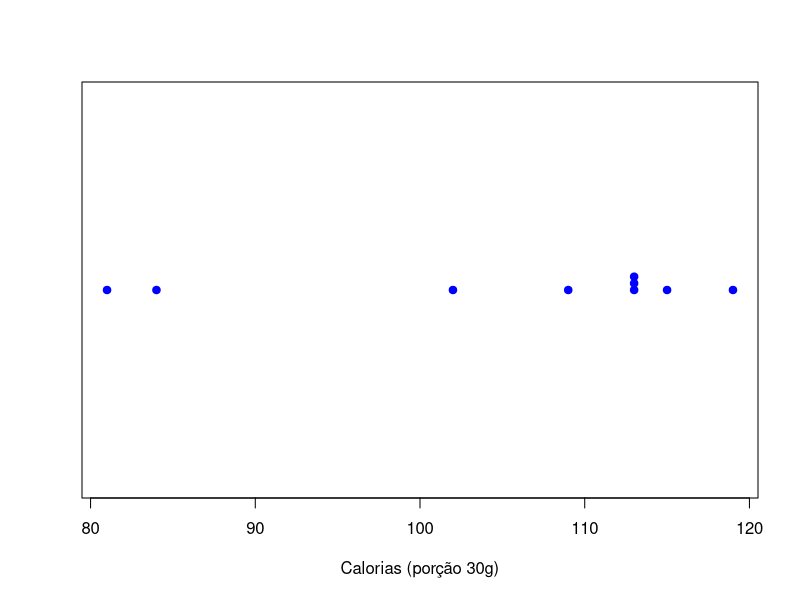
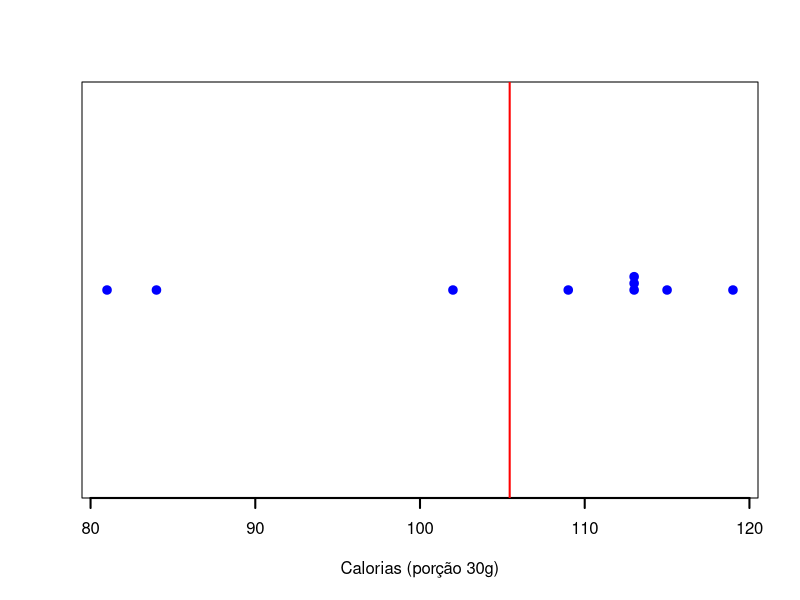
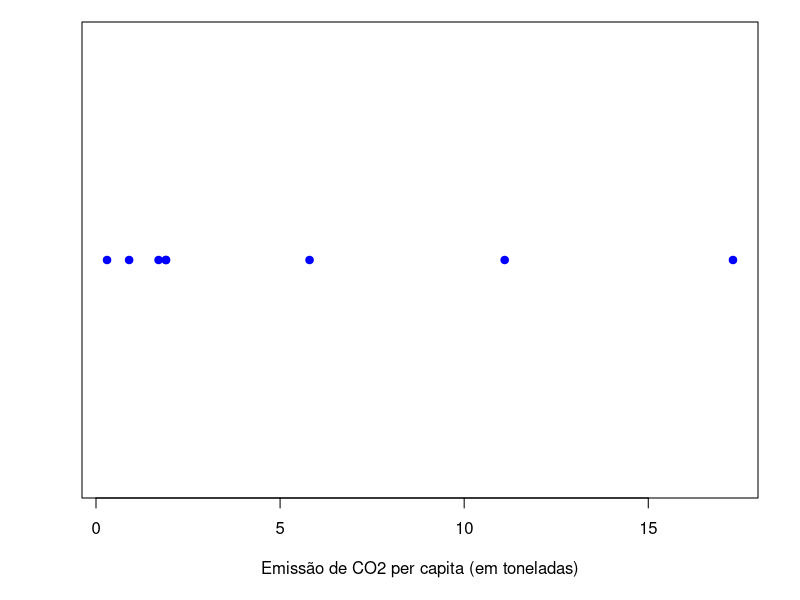
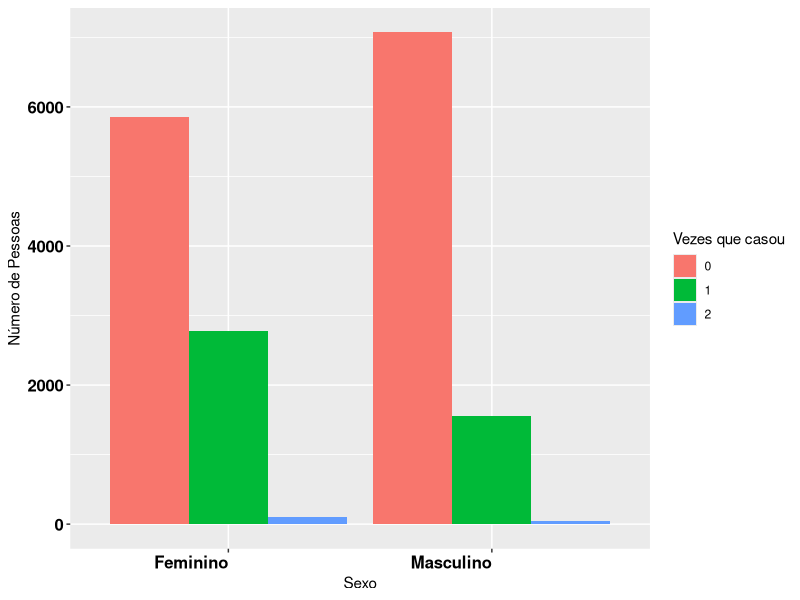
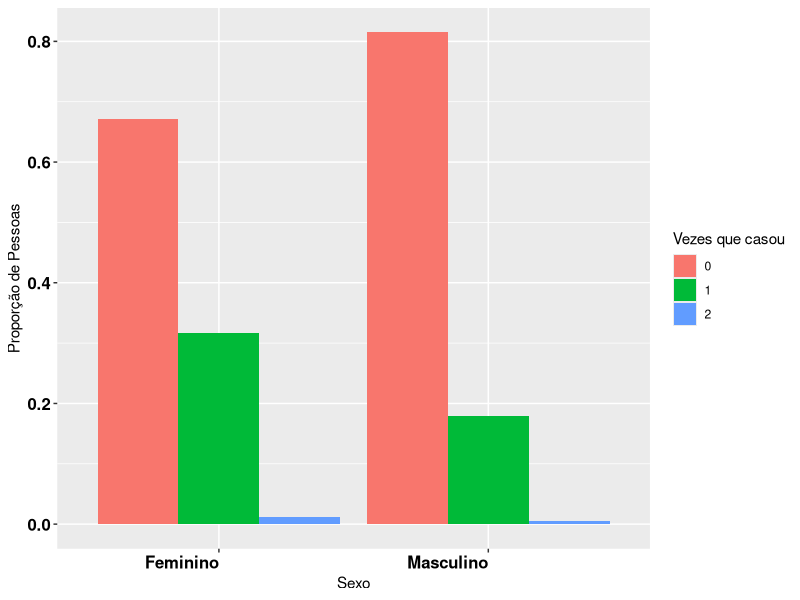
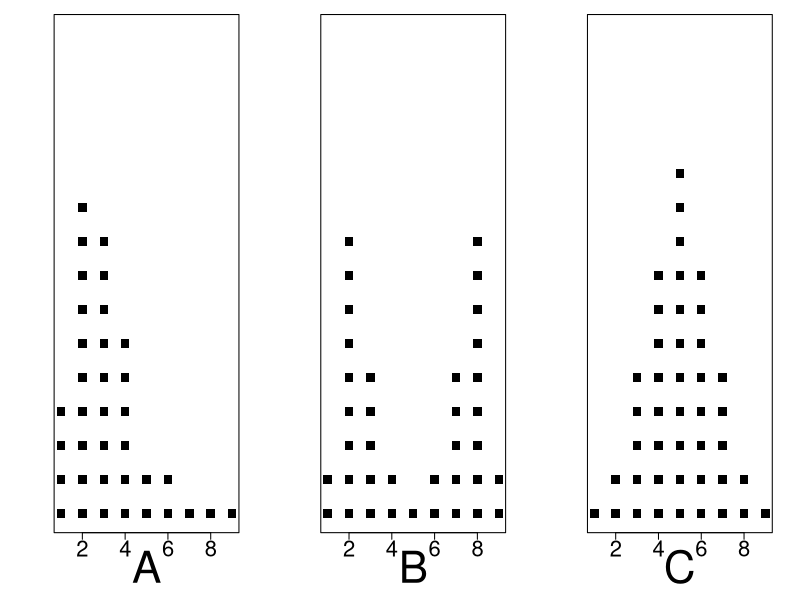
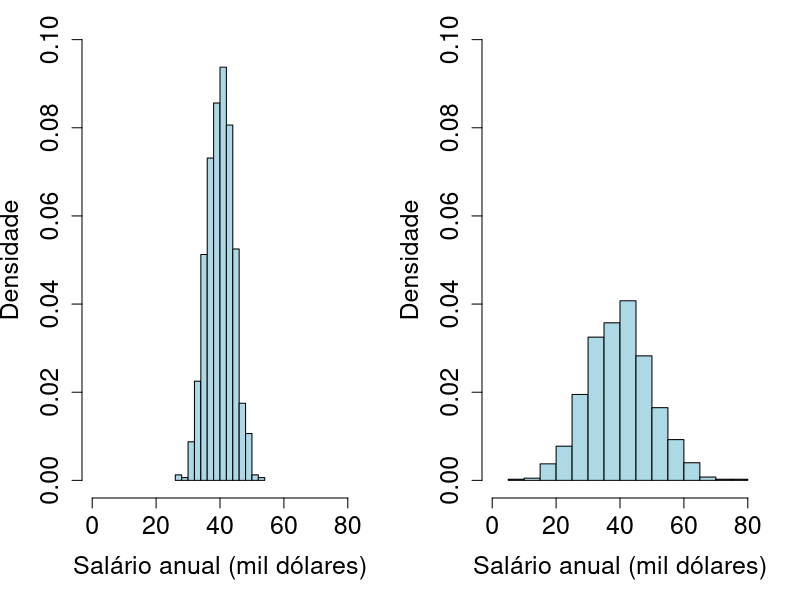
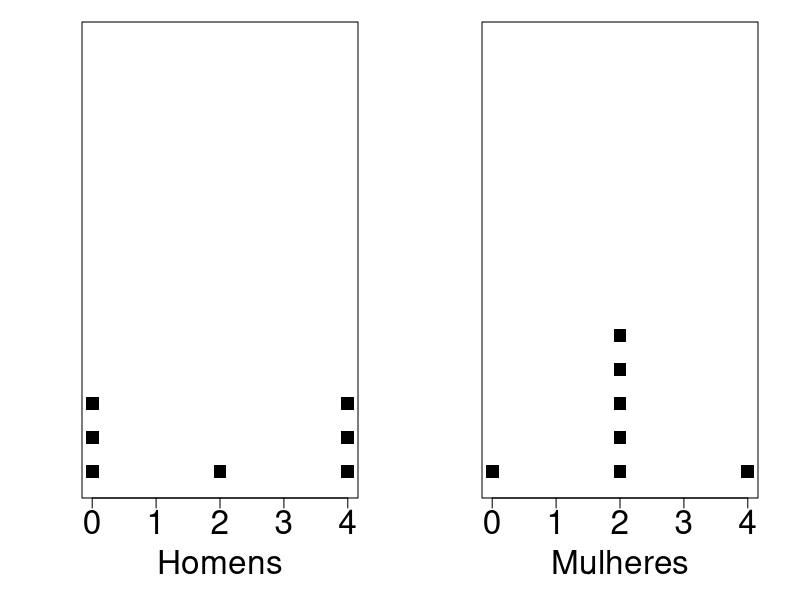

These figures' R source, in order:
## ---- chunk 1
# library(printr)
# 30 gramas
cereais <- data.frame(Cereal=c("Sucrilhos","All Bran","Nesfit","Nescau","Snow","Crunch","Moça","Fibra Mais","Froot Loops"),Calorias=c(109,81,102,115,113,119,113,84,113),Carboidratos=c(26,13.5,21,23,25,23,25,15,25))
cereais
## ---- chunk 2
stripchart(cereais$Calorias, xlab="Calorias (porção 30g)", method="stack", col="blue", pch=19)
media <- mean(cereais$Calorias)
## ---- chunk 3
stripchart(cereais$Calorias,xlab="Calorias (porção 30g)", method="stack", col="blue", 
lwd=2, pch=19)
media <- mean(cereais$Calorias)
abline(v=media, col="red", lwd=2)
## ---- chunk 4
cereais$Calorias
## ---- chunk 5
sort(cereais$Calorias)
## ---- chunk 6
cereais$Calorias
## ---- chunk 7
table(cereais$Calorias)
## ---- chunk 8
par(mar=c(5.1,4.1,1.1,2.1))
co2 <- c(5.8,1.7,17.3,1.9,1.9,11.1,0.9,0.3)
stripchart(co2, xlab="Emissão de CO2 per capita (em toneladas)", col="blue", pch=19)
## ---- chunk 9
sort(co2)
## ---- chunk 10
co2 <- c(5.8,1.7,1.9,1.9,11.1,0.9,0.3)
co2
## ---- chunk 11
sort(co2)
## ---- chunk 12
casamento <- data.frame(Sexo=rep(c("Feminino","Masculino"),times=c(8739,8678)),Vezes=rep(c(0,1,2,0,1,2),times=c(5861,2773,105,7074,1561,43)))
casamento$Vezes <- as.factor(casamento$Vezes)

library(ggplot2)

g<-ggplot(casamento,aes(x = Sexo,fill=Vezes)) + 
  geom_bar(position=position_dodge(),aes(y = ..count..)) + 
  ylab("Número de Pessoas")+
  scale_x_discrete("Sexo") +
  scale_fill_discrete(name ="Vezes que casou")+theme(axis.text.x = element_text(face="bold", hjust = 1,size=12,color="black"),axis.text.y = element_text(face="bold", hjust = 1,size=12,color="black"))
print(g)
## ---- chunk 13
#g<-ggplot(casamento,aes(x = Sexo,fill=Vezes)) + 
#  geom_bar(position="fill") + 
#  ylab("Proporção de Pessoas")+
#  scale_x_discrete("Sexo") +
#  scale_fill_discrete(name ="Vezes que casou")+theme(axis.text.x = element_text(face="bold", hjust = 1,size=12,color="black"),axis.text.y = element_text(face="bold", hjust = 1,size=12,color="black"))
#print(g)

casamento1 <- as.data.frame(prop.table(table(casamento$Sexo,casamento$Vezes),1))
colnames(casamento1) <- c("Sexo","Vezes","Prop")
g<-ggplot(casamento1,aes(x = Sexo,y=Prop,fill=Vezes)) + 
  geom_bar(stat="identity",position='dodge') + 
  ylab("Proporção de Pessoas")+
  scale_x_discrete("Sexo") +
  scale_fill_discrete(name ="Vezes que casou")+theme(axis.text.x = element_text(face="bold", hjust = 1,size=12,color="black"),axis.text.y = element_text(face="bold", hjust = 1,size=12,color="black"))
print(g)

## ---- chunk 14
### Ex 2.34 pag 55 Agresti
A <- c(rep(1,4),rep(2,10),rep(3,9),rep(4,6),rep(5,2),rep(6,2),7,8,9)
B <- c(rep(1,2),rep(2,9),rep(3,5),rep(4,2),rep(5,1),rep(6,2),rep(7,5),rep(8,9),rep(9,2))
C <- c(rep(1,1),rep(2,2),rep(3,5),rep(4,8),rep(5,11),rep(6,8),rep(7,5),rep(8,2),rep(9,1))
## ---- chunk 15
par(mfrow=c(1,3))
stripchart(A,method="stack",offset=1,at=0,ylim=c(0,5),cex=1.7,cex.axis=2,xlab="A",cex.lab=4,pch=15)
stripchart(B,method="stack",offset=1,at=0,ylim=c(0,5),cex=1.7,cex.axis=2,xlab="B",cex.lab=4,pch=15)
stripchart(C,method="stack",offset=1,at=0,ylim=c(0,11),cex=1.7,cex.axis=2,xlab="C",cex.lab=4,pch=15)
## ---- chunk 16
set.seed(3)
usa <- rnorm(800,mean=40,sd=10)
den <- rnorm(800,mean=40,sd=4)
## ---- chunk 17
par(mfrow=c(1,2), mar=c(5.1,4.1,1.1,2.1))
hist(den,freq=FALSE,xlab="Salário anual (mil dólares)",ylab="Densidade",main=" ",xlim=c(0,80),ylim=c(0,.1),cex.axis=1.5,cex.lab=1.5, col="lightblue")
hist(usa,freq=FALSE,xlab="Salário anual (mil dólares)",ylab="Densidade",main=" ",xlim=c(0,80),ylim=c(0,.1),cex.axis=1.5,cex.lab=1.5, col="lightblue")
## ---- chunk 18
### Ex 13 pag 58 Agresti
homens <- c(rep(0,3),rep(4,3),2)
mulheres <- c(0,rep(2,5),4)
par(mfrow=c(1,2))
stripchart(homens,method="stack",offset=1,at=0.1,ylim=c(0,5),cex=1.7,cex.axis=2,xlab="Homens",cex.lab=2,pch=15)
stripchart(mulheres,method="stack",offset=1,at=0.1,ylim=c(0,5),cex=1.7,cex.axis=2,xlab="Mulheres",cex.lab=2,pch=15)
## ---- chunk 19
par(mfrow=c(1,2), mar=c(5.1,4.1,1.1,2.1))
stripchart(homens,method="stack",offset=1,at=0.1,ylim=c(0,5),cex=1.7,cex.axis=2,xlab="Homens",cex.lab=2,pch=15)
stripchart(mulheres,method="stack",offset=1,at=0.1,ylim=c(0,5),cex=1.7,cex.axis=2,xlab="Mulheres",cex.lab=2,pch=15)
